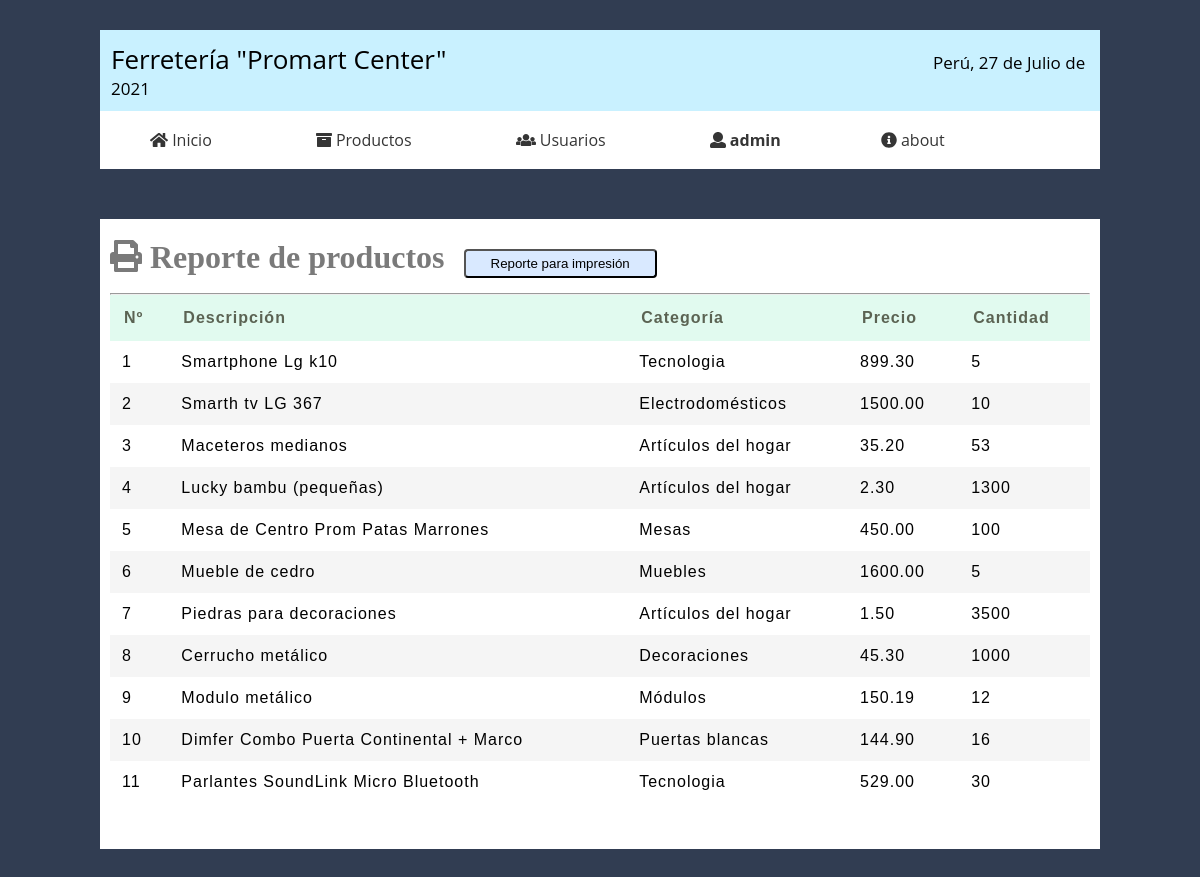
Screenshot of /sistema/reporte_productos.php (signed in) with the database file from the repository.
### tables this page shows
CREATE TABLE `productos` (
  `id_producto` int(11) NOT NULL,
  `descripcion` varchar(100) NOT NULL,
  `precio` decimal(7,2) NOT NULL,
  `cantidad` int(11) NOT NULL,
  `categoria` int(11) NOT NULL,
  `estado` int(11) NOT NULL DEFAULT '1'
);

CREATE TABLE `categorias` (
  `id_categoria` int(11) NOT NULL,
  `categoria` varchar(35) NOT NULL,
  `estado_cat` int(11) NOT NULL DEFAULT '1'
);

### sistema/reporte_productos.php (the view, shortened to what this page needs)
<?php
	include '../conexion.php';
 ?>
<?php
	include 'includes/scripts.php';
 ?>
<?php
	include 'includes/header.php';
 ?>
<body>
	<div class="contenido">
		<div class="formularioListProductos">
			<font color="#7A7A7A">
				<h1 class="titulo"><i class="fas fa-print"></i> Reporte de productos</h1>
				<a href="reporte_productos_pdf.php"><input type="button" name="btnimpresion" class="btnImpresion" value="Reporte para impresión"></a>
			</font>
			<br>
			<hr>
			<form method="POST">
				<table>
					<?php $i=1; ?>
					<tr>
						<th>Nº</th>
						<th>Descripción</th>
						<th>Categoría</th>
						<th>Precio</th>
						<th>Cantidad</th>
					</tr>
					<?php
					$query = mysqli_query($conection, "SELECT p.id_producto, p.descripcion, p.precio, p.cantidad, c.categoria FROM productos p INNER JOIN categorias c ON p.categoria = c.id_categoria WHERE estado = 1 AND estado_cat = 1");
					$resultado = mysqli_num_rows($query);
					if ($resultado > 0) {
						while ($datos = mysqli_fetch_array($query)){ ?>
					<tr>
						<td><?php echo $i++; ?></td>
						<td><?php echo $datos["descripcion"]; ?></td>
						<td><?php echo $datos["categoria"]; ?></td>
						<td><?php echo $datos["precio"]; ?></td>
						<td><?php echo $datos["cantidad"]; ?></td>
					</tr>
					<?php
						}
					}
				?>
				</table>
			</form>
			</div>
		</div>
</body>

### sistema/css/style.css (style rules this page uses)
* { margin: 0; padding: 0; -webkit-box-sizing: border-box; -moz-box-sizing: border-box; box-sizing: border-box; }
body { background: #313D52; }
.contenido { width: 1000px; margin: 50px auto; background: white; height: 630px; overflow: auto; }
.formularioListProductos { margin: 15px auto; width: 980px; }
.formularioListProductos table { border-collapse: collapse; font-size: 12pt; font-family: 'arial'; width: 100%; }
.formularioListProductos td { padding: 12px; letter-spacing: 1px; }
.formularioListProductos th { text-align: left; padding: 14px; background: #E1FAEF; color: #5B6353; letter-spacing: 1px; }
.formularioListProductos table tr:nth-child(odd) { background: #F5F5F5; }
.btnImpresion { display: inline-block; background: #D9E9FF; color: black; padding: 5px 25px; border-radius: 4px; margin: 15px; }
.titulo { display: inline-block; }

### rows the page displays
productos: descripcion "Smartphone Lg k10", categoria.categoria "Tecnologia", precio "899.30", cantidad "5"
productos: descripcion "Smarth tv LG 367", categoria.categoria "Electrodomésticos", precio "1500.00", cantidad "10"
productos: descripcion "Maceteros medianos", categoria.categoria "Artículos del hogar", precio "35.20", cantidad "53"
productos: descripcion "Lucky bambu (pequeñas)", categoria.categoria "Artículos del hogar", precio "2.30", cantidad "1300"
productos: descripcion "Mesa de Centro Prom Patas Marrones", categoria.categoria "Mesas", precio "450.00", cantidad "100"
productos: descripcion "Mueble de cedro", categoria.categoria "Muebles", precio "1600.00", cantidad "5"
productos: descripcion "Piedras para decoraciones", categoria.categoria "Artículos del hogar", precio "1.50", cantidad "3500"
productos: descripcion "Cerrucho metálico", categoria.categoria "Decoraciones", precio "45.30", cantidad "1000"
productos: descripcion "Modulo metálico", categoria.categoria "Módulos", precio "150.19", cantidad "12"
productos: descripcion "Dimfer Combo Puerta Continental + Marco", categoria.categoria "Puertas blancas", precio "144.90", cantidad "16"
productos: descripcion "Parlantes SoundLink Micro Bluetooth", categoria.categoria "Tecnologia", precio "529.00", cantidad "30"

### other values shown
fechaA() "27 de Julio de 2021"
$_SESSION['user'] "admin"
